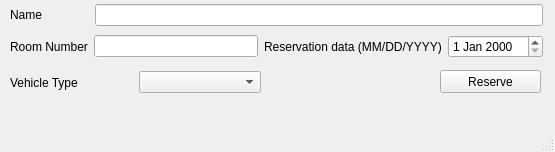
<?xml version="1.0" encoding="UTF-8"?>
<ui version="4.0">
 <class>ReserveVehicle</class>
 <widget class="QMainWindow" name="ReserveVehicle">
  <property name="geometry">
   <rect>
    <x>0</x>
    <y>0</y>
    <width>555</width>
    <height>152</height>
   </rect>
  </property>
  <property name="windowTitle">
   <string>MainWindow</string>
  </property>
  <widget class="QWidget" name="centralwidget">
   <widget class="QPushButton" name="Reserve">
    <property name="geometry">
     <rect>
      <x>440</x>
      <y>70</y>
      <width>101</width>
      <height>23</height>
     </rect>
    </property>
    <property name="text">
     <string>Reserve</string>
    </property>
   </widget>
   <widget class="QWidget" name="">
    <property name="geometry">
     <rect>
      <x>10</x>
      <y>1</y>
      <width>533</width>
      <height>61</height>
     </rect>
    </property>
    <layout class="QVBoxLayout" name="verticalLayout">
     <item>
      <layout class="QHBoxLayout" name="horizontalLayout_2">
       <item>
        <widget class="QLabel" name="label">
         <property name="text">
          <string>Name              </string>
         </property>
        </widget>
       </item>
       <item>
        <widget class="QLineEdit" name="lineEdit_Name"/>
       </item>
      </layout>
     </item>
     <item>
      <layout class="QHBoxLayout" name="horizontalLayout_5">
       <item>
        <layout class="QHBoxLayout" name="horizontalLayout">
         <item>
          <widget class="QLabel" name="label_2">
           <property name="text">
            <string>Room Number</string>
           </property>
          </widget>
         </item>
         <item>
          <widget class="QLineEdit" name="lineEdit_RoomNumber"/>
         </item>
        </layout>
       </item>
       <item>
        <layout class="QHBoxLayout" name="horizontalLayout_3">
         <item>
          <widget class="QLabel" name="label_3">
           <property name="text">
            <string>Reservation data (MM/DD/YYYY)</string>
           </property>
          </widget>
         </item>
         <item>
          <widget class="QDateEdit" name="dateEdit_vDate"/>
         </item>
        </layout>
       </item>
      </layout>
     </item>
    </layout>
   </widget>
   <widget class="QWidget" name="">
    <property name="geometry">
     <rect>
      <x>10</x>
      <y>70</y>
      <width>251</width>
      <height>25</height>
     </rect>
    </property>
    <layout class="QHBoxLayout" name="horizontalLayout_6">
     <item>
      <layout class="QHBoxLayout" name="horizontalLayout_4">
       <item>
        <widget class="QLabel" name="label_4">
         <property name="text">
          <string>Vehicle Type  </string>
         </property>
        </widget>
       </item>
       <item>
        <widget class="QComboBox" name="vType"/>
       </item>
      </layout>
     </item>
    </layout>
   </widget>
  </widget>
  <widget class="QMenuBar" name="menubar">
   <property name="geometry">
    <rect>
     <x>0</x>
     <y>0</y>
     <width>555</width>
     <height>21</height>
    </rect>
   </property>
  </widget>
  <widget class="QStatusBar" name="statusbar"/>
 </widget>
 <resources/>
 <connections/>
</ui>
